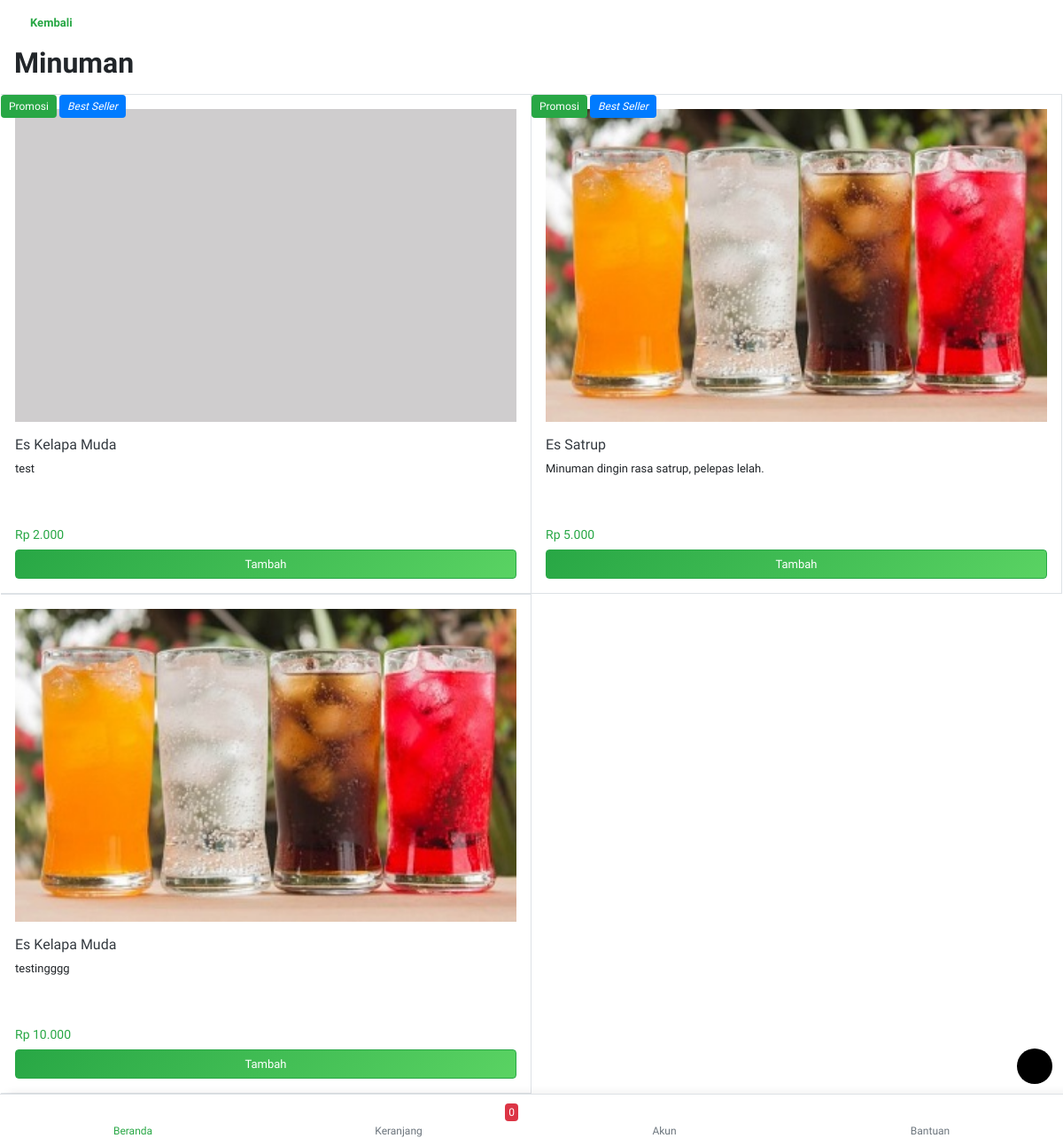
The page /beranda/kategori/minuman on the database its author committed.
### tables this page shows
CREATE TABLE `tb_produk` (
  `id_produk` int(11) NOT NULL,
  `id_kategori` int(11) NOT NULL,
  `nama_produk` varchar(50) NOT NULL,
  `harga` varchar(50) NOT NULL,
  `harga_promosi` varchar(50) NOT NULL,
  `deskripsi` text NOT NULL,
  `gambar` varchar(100) NOT NULL,
  `promosi` int(11) NOT NULL,
  `terlaris` int(11) NOT NULL
);

### application/controllers/Beranda.php (called while the page is built, shortened)
<?php
class Beranda extends CI_Controller {
	function __construct(){
		$this->load->model('mberanda');
	}
	public function kategori()
	{
		$data['nama_kategori'] = $this->uri->segment(3);
		$data['data_perkategori'] = $this->mberanda->get_perkategori($id=$this->uri->segment(3));
		$this->load->view('tema/head');
		$this->load->view('kategori',$data);
		$this->load->view('tema/menu');
		$this->load->view('tema/footer');
	}
}

### index.php (called while the page is built, shortened)
<?php
require_once BASEPATH.'core/CodeIgniter.php';

### application/models/Mberanda.php (called while the page is built, shortened)
<?php if ( ! defined('BASEPATH')) exit('No direct script access allowed');
class Mberanda extends CI_Model {
public function get_perkategori($id)
	{
		$query = $this->db->query("SELECT * FROM `tb_kategori` JOIN tb_produk ON tb_kategori.id_kategori=tb_produk.id_kategori WHERE tb_kategori.slug='$id' ORDER BY `tb_kategori`.`id_kategori` DESC");
		return $query;
	}
}

### application/views/kategori.php (the view, shortened to what this page needs)
<div class="osahan-listing">
	<div class="p-3 bg-white">
		<div class="d-flex align-items-center">
			<a class="font-weight-bold text-success text-decoration-none" href="<?= site_url() ?>beranda"><i
						class="icofont-rounded-left back-page"></i> Kembali</a>
		</div>
	</div>
	<div class="px-3 bg-white pb-2">
		<div class="pt-0">
			<h2 class="font-weight-bold"><?= ucwords(str_replace("-", " ", htmlspecialchars($nama_kategori))); ?></h2>
		</div>
	</div>
	<div class="osahan-listing px-3 bg-white">
		<div class="row">
			<?php
			foreach ($data_perkategori->result() as $data): ?>
				<div class="col-6 p-0 border-right border-bottom border-top">
					<div class="list-card-image">
						<div class="member-plan position-absolute">
							<?= $data->promosi == 0 ? '' : '<span class="badge badge-success">Promosi</span>'; ?>
							<?= $data->terlaris == 0 ? '' : '<span class="badge badge-primary"><i>Best Seller</i></span>'; ?>
						</div>
						<div class="p-3">
							<a href="<?= base_url() ?>beranda/detail_produk/<?= $data->slug_p; ?>" class="text-dark">
								<img src="<?= base_url() ?>file/<?= $data->gambar; ?>"
									 class="img-fluid item-img w-100 mb-3">
								<h6><?= htmlspecialchars($data->nama_produk); ?></h6>
							</a>
							<p style="height: 60px">
								<?php
								$jml = strlen($data->deskripsi);
								echo $jml <= 100 ? $data->deskripsi : substr($data->deskripsi, 0, 100) . " . . . (Lihat Selengkapnya)";
								?>
							</p>
							<div class="" id="container-button">
								<h6 class="price m-0 text-success"><?= "Rp " . number_format(htmlspecialchars($data->harga), 0, ',', '.'); ?></h6>
								<button data-id="<?= $data->id_produk ?>"
										id="btn-add-cart"
										class="btn btn-success btn-block ml-auto mt-2">Tambah
								</button>
							</div>
						</div>
					</div>
				</div>
			<?php endforeach; ?>
		</div>
	</div>
</div>

### assets2/css/style.css (style rules this page uses)
body { font-family: 'Ubuntu', sans-serif; font-size: 13px; background-color: #f0f2f5; }
.back-page { font-size: 19px; vertical-align: bottom; }
div,a { outline: none !important; text-decoration: none !important; }
.fixed-bottom-padding { padding-bottom: 59px; }
.list-card-image .price { font-size: 14px; }
.btn-success { background: #28a745; background: -moz-linear-gradient(-45deg, #28a745 0%, #5ad363 100%); background: -webkit-linear-gradient(-45deg, #28a745 0%,#5ad363 100%); background: linear-gradient(135deg, #28a745 0%,#5ad363 100%); filter: progid:DXImageTransform.Microsoft.gradient( startColorstr='#28a745', endColorstr='#5ad363',GradientType=1 ); ; }
.btn { font-size: 13px; }
.badge { font-size: 12px; padding: 7px 9px; font-weight: 500; }
.badge-success { color: white; }
.badge-primary { color: white; }

### rows shown on the page
tb_produk: promosi "Promosi", terlaris "Best Seller", gambar (picture), nama_produk "Es Kelapa Muda", deskripsi "test", harga "2.000"
tb_produk: promosi "Promosi", terlaris "Best Seller", gambar (picture), nama_produk "Es Satrup", deskripsi "Minuman dingin rasa satrup, pelepas lelah.", harga "5.000"
tb_produk: gambar (picture), nama_produk "Es Kelapa Muda", deskripsi "testingggg", harga "10.000"

### other values the page prints
str_replace("-", " ", htmlspecialchars($nama_kategori)) "Minuman"
